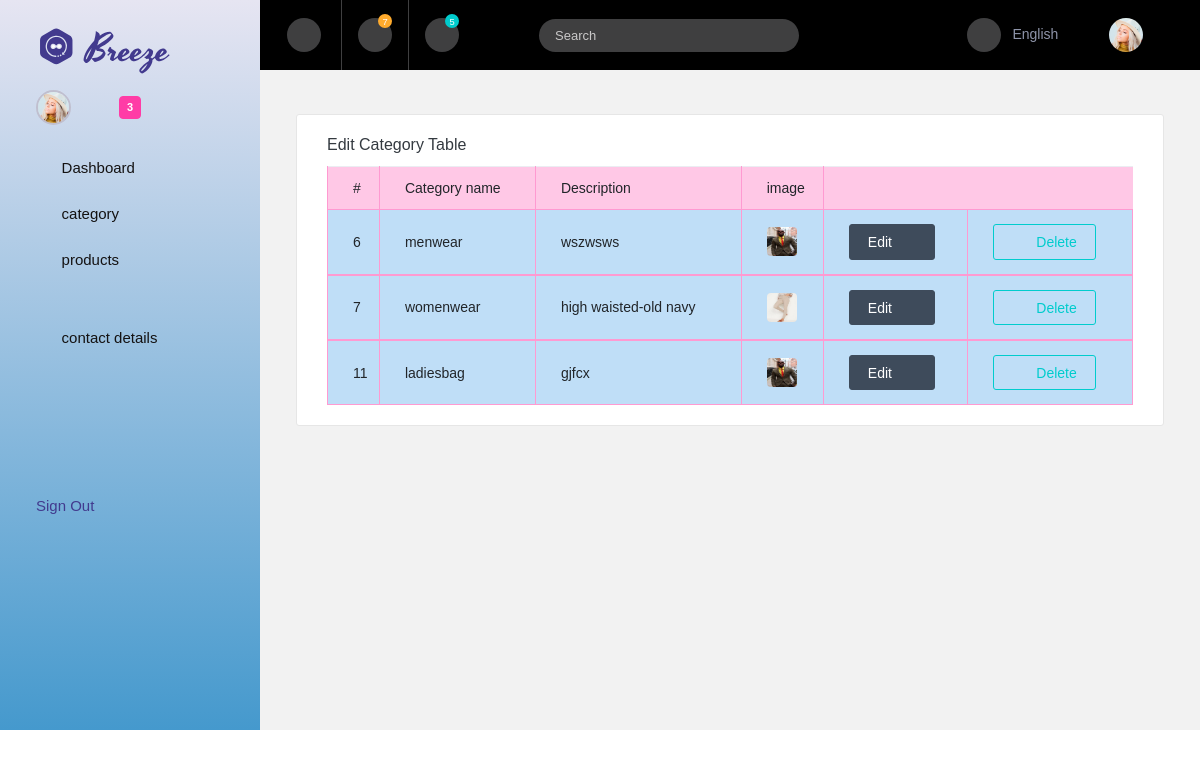
The app's page /Backend/display_category/ with its own data.
### Backend/models.py (models this page shows)
class categorydb(models.Model):
    CATEGORYNAME=models.CharField(max_length=100,null=True,blank=True)
    CATEGORYDESCRIPTION=models.CharField(max_length=100,null=True,blank=True)
    CATEGORYIMAGE=models.ImageField(upload_to="productimages",null=True,blank=True)

### Backend/views.py (the view)
# urls.py: path('display_category/', views.display_category, name="display_category"),
def display_category(request):
    data=categorydb.objects.all()
    return render(request,"display_category.html",{'data':data})

### Backend/templates/display_category.html (shortened to what this page needs)
<!DOCTYPE html>
{% extends 'index.html' %}
{% block content %}
<html lang="en">
<head>
</head>
<body>
<div class="card">
                  <div class="card-body">
                    <h4 class="card-title">Edit category table</h4>
                    <div class="table-responsive">
                      <table class="table table-bordered table-danger ">
                        <thead>
                          <tr>
                            <th>#</th>
                            <th>Category name</th>
                            <th>Description</th>
                            <th>image</th>
                          </tr>
                        </thead>
                          {% for d in data %}
                        <tbody class="table-info">
                        <td>{{d.id}}</td>
                        <td>{{d.CATEGORYNAME}}</td>
                        <td>{{d.CATEGORYDESCRIPTION}}</td>
                        <td>
                            <img src="{{d.CATEGORYIMAGE.url}}" width="100px" height="100px">
                        </td>
                        <td>
                            <a href="{% url 'edit_category' edit_id=d.id %}">
                            <button type="button" class="btn btn-dark btn-icon-text"> Edit <i class="mdi mdi-file-check btn-icon-append"></i>
                          </button>
                                </a>
                        </td>
                        <td>
                            <a href="{% url 'delete_category' del_id=d.id%}">
                            <button type="button" class="btn btn-outline-success btn-icon-text">
                            <i class="mdi mdi-alert btn-icon-prepend"></i> Delete </button>
                            </a>
                        </td>
                        </tbody>
                          {% endfor %}
                      </table>
                    </div>
                  </div>
                </div>
</body>
</html>
{% endblock %}

### records on screen
categorydb: id "6", CATEGORYNAME "menwear", CATEGORYDESCRIPTION "wszwsws", CATEGORYIMAGE (picture)
categorydb: id "7", CATEGORYNAME "womenwear", CATEGORYDESCRIPTION "high waisted-old navy", CATEGORYIMAGE (picture)
categorydb: id "11", CATEGORYNAME "ladiesbag", CATEGORYDESCRIPTION "gjfcx", CATEGORYIMAGE (picture)
